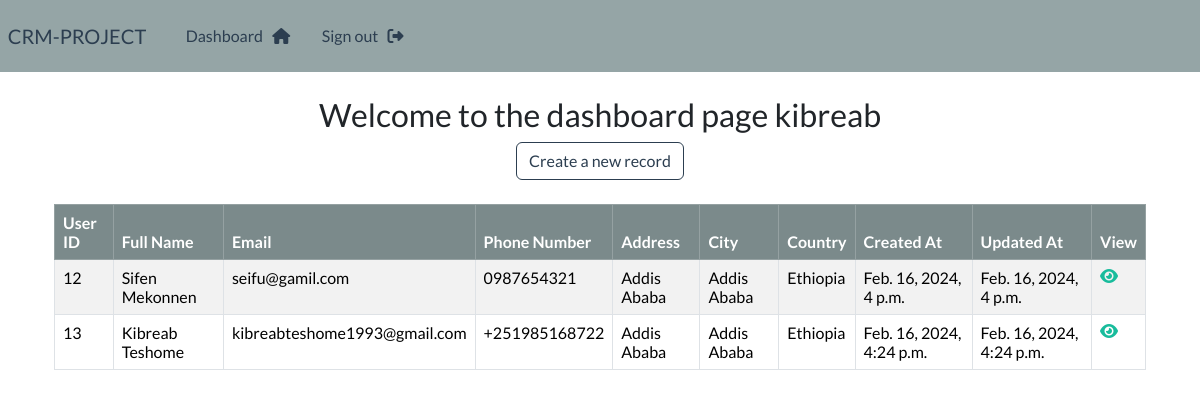
The app's page /dashboard (signed in), older data.
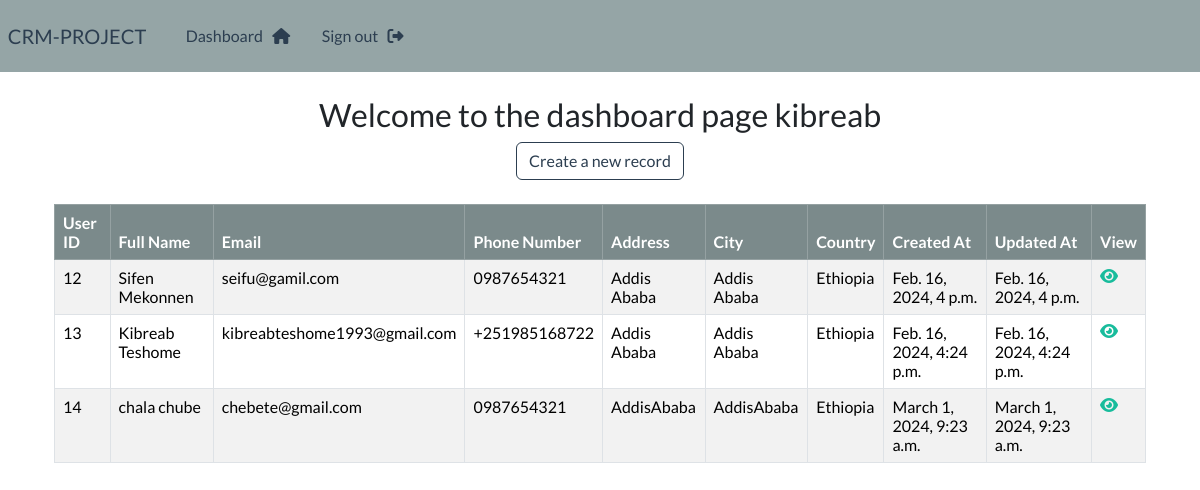
The same page, newer data.
### webapp/models.py (models this page shows, shortened)
class Record(models.Model):
    creation_date=models.DateTimeField(auto_now_add=True)
    update_date=models.DateTimeField(auto_now=True)
    first_name=models.CharField(max_length=100)
    last_name=models.CharField(max_length=100)
    email=models.CharField(max_length=255)
    phone=models.CharField(max_length=20)
    address=models.CharField(max_length=300)
    city=models.CharField(max_length=200)
    province=models.CharField(max_length=200)
    country=models.CharField(max_length=200)

### webapp/views.py (the view)
# urls.py: path('dashboard',views.dashboard,name='dashboard'),
@login_required(login_url='login')
def dashboard(request):
   records=Record.objects.all()
   context={'records':records}
   return render(request,'webapps/dashboard.html',context=context)

### webapp/templates/webapps/dashboard.html
{% extends 'webapps/base.html'%} {% block content %}
<div class="container text-center">
  <h3>Welcome to the dashboard page {{user.username}}</h3>
  <a class="btn btn-outline-primary" href="{% url 'create_record' %}"
    >Create a new record</a
  >
  <br /><br />
  <div class="dashboard-container">
    <table class="table table-striped table-bordered">
      <thead class="table-dark">
        <tr>
          <th>User ID</th>
          <th>Full Name</th>
          <th>Email</th>
          <th>Phone Number</th>
          <th>Address</th>
          <th>City</th>
          <th>Country</th>
          <th>Created At</th>
          <th>Updated At</th>
          <th scope="col">View</th>
        </tr>
      </thead>
      <tbody>
        {% if records %} {% for record in records %}
        <tr>
          <td>{{record.id}}</td>
          <td>{{record.first_name}} {{record.last_name}}</td>
          <td>{{record.email}}</td>
          <td>{{record.phone}}</td>
          <td>{{record.address}}</td>
          <td>{{record.city}}</td>
          <td>{{record.country}}</td>
          <td>{{record.creation_date}}</td>
          <td>{{record.update_date}}</td>
          <td>
            <a href="{% url 'record' record.id %}"
              ><i class="fas fa-eye"></i>
            </a>
          </td>
        </tr>
        {% endfor %} {% endif %}
      </tbody>
    </table>
  </div>
</div>
{% endblock %}

Row changes from the older to the newer data that the page shows:
added Record: id "14", first_name "chala", last_name "chube", email "chebete@gmail.com", phone "0987654321", address "AddisAbaba", city "AddisAbaba", country "Ethiopia", creation_date "March 1, 2024, 9:23 a.m.", update_date "March 1, 2024, 9:23 a.m."
